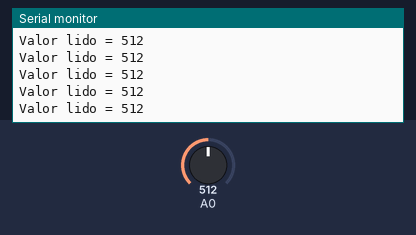
Recording of a sketch running on a simulated Arduino Uno, built with avr-gcc and run on an emulated ATmega328P. On the bench: the last lines printed to the serial monitor. The inputs (shaded band) are chosen by the test bench; at power-on: A0 = 512.

Above: at 1.2 s.
1.3 s: A0 set to 11
At 2.1 s:
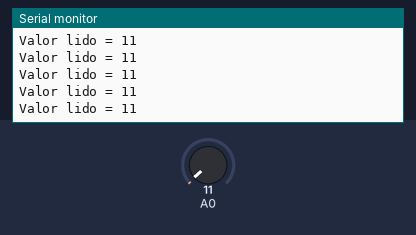
2.8 s: A0 set to 8
At 3.5 s:
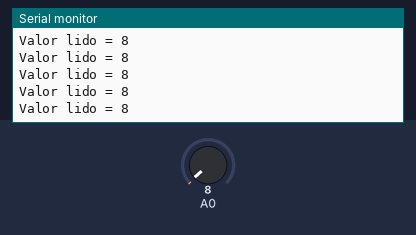
11.8 s: A0 set to 990
At 12.9 s:
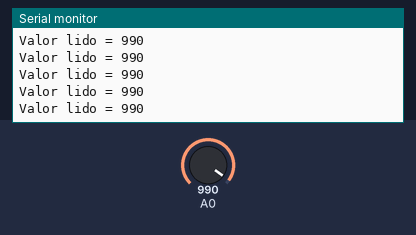
14.8 s: A0 set to 1013
At 15.4 s:
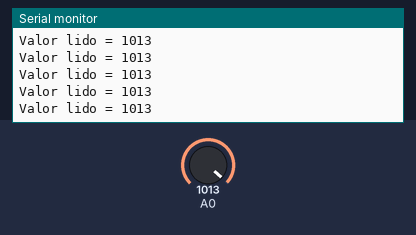
Timing chart, 0 to 17.8 s (numbered marks = the images above; inputs shaded):
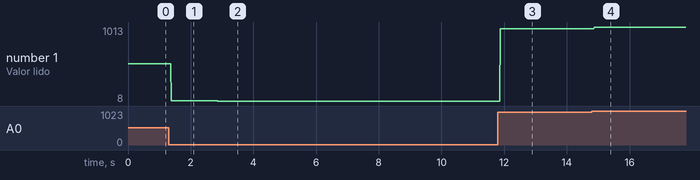

The sketch:

leitor_ldr.ino
```cpp
int valorldr = 0;

void setup() {
  pinMode(A0, INPUT);
  Serial.begin(9600);
}
void loop() {
   valorldr=analogRead(A0);
   Serial.print("Valor lido = ");
   Serial.println(valorldr);
}
```

Measured:
- after the input at 1.3 s, the serial monitor: prints a new line after 0.09 s (image 1)
- after the input at 2.8 s, the serial monitor: prints a new line after 0.07 s (image 2)
- after the input at 11.8 s, the serial monitor: prints a new line after 0.07 s (image 3)
- after the input at 14.8 s, the serial monitor: prints a new line after 0.07 s (image 4)
- plotted number 1: 512 → 11 after the input at 1.3 s, 11 → 8 after the input at 2.8 s, 8 → 990 after the input at 11.8 s, 990 → 1013 after the input at 14.8 s
